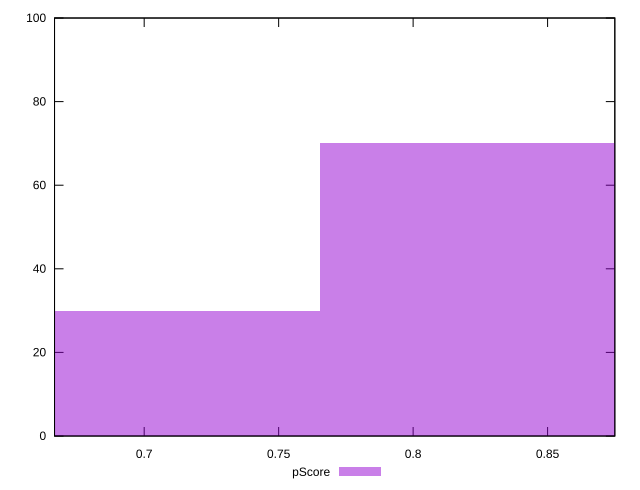

The gnuplot source for this figure:
reset

$pScore <<EOF
0.6958534879511256 30
0.8350241855413506 70
EOF

set key outside below
set boxwidth 0.1391706975902251
set xrange [0.6666666666666666:0.875]
set yrange [0:100]
set trange [0:100]
set style fill transparent solid 0.5 noborder
set terminal svg size 640, 490 enhanced background rgb 'white'
set output "report_00018_2021-02-10T15-25-16.877Z/offscreen-images/samples/pages/pScore/histogram.svg"

plot $pScore title "pScore" with boxes

reset
